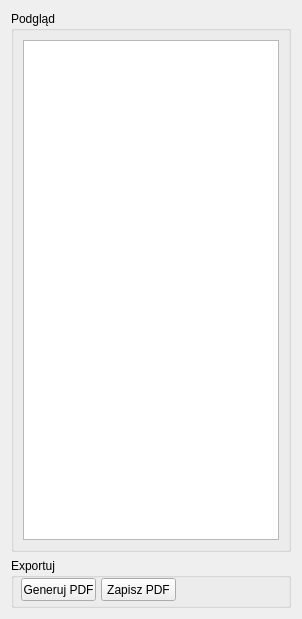
      <widget class="QWidget" name="tab_2">
       <attribute name="title">
        <string>Raport</string>
       </attribute>
       <layout class="QVBoxLayout" name="verticalLayout_4">
        <item>
         <widget class="QGroupBox" name="groupBox_5">
          <property name="minimumSize">
           <size>
            <width>0</width>
            <height>0</height>
           </size>
          </property>
          <property name="title">
           <string>Podgląd</string>
          </property>
          <layout class="QFormLayout" name="formLayout">
           <item row="0" column="0" colspan="2">
            <widget class="QTextBrowser" name="textBrowser">
             <property name="minimumSize">
              <size>
               <width>0</width>
               <height>500</height>
              </size>
             </property>
            </widget>
           </item>
          </layout>
         </widget>
        </item>
        <item>
         <widget class="QGroupBox" name="groupBox_8">
          <property name="minimumSize">
           <size>
            <width>0</width>
            <height>50</height>
           </size>
          </property>
          <property name="title">
           <string>Exportuj</string>
          </property>
          <widget class="QPushButton" name="pushButton_5">
           <property name="geometry">
            <rect>
             <x>10</x>
             <y>20</y>
             <width>75</width>
             <height>23</height>
            </rect>
           </property>
           <property name="text">
            <string>Generuj PDF</string>
           </property>
          </widget>
          <widget class="QPushButton" name="pushButton_7">
           <property name="geometry">
            <rect>
             <x>90</x>
             <y>20</y>
             <width>75</width>
             <height>23</height>
            </rect>
           </property>
           <property name="text">
            <string>Zapisz PDF</string>
           </property>
          </widget>
         </widget>
        </item>
       </layout>
      </widget>
